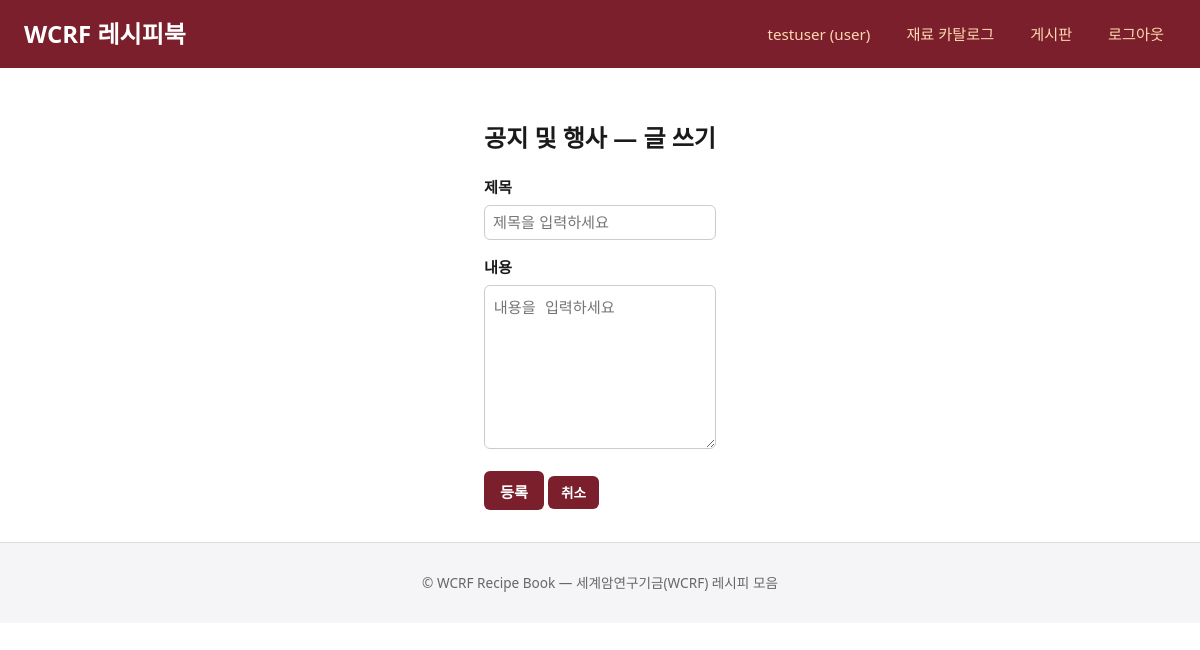
Screenshot of /boards/notice/new (signed in) with the database file from the repository.
### tables this page shows
CREATE TABLE users (
            id INTEGER PRIMARY KEY AUTOINCREMENT,
            username TEXT UNIQUE NOT NULL,
            password_hash TEXT NOT NULL,
            role TEXT NOT NULL DEFAULT 'user',
            email TEXT,
            created_at TEXT NOT NULL,
            updated_at TEXT NOT NULL
        );

CREATE TABLE boards (
            id INTEGER PRIMARY KEY AUTOINCREMENT,
            name TEXT NOT NULL,
            slug TEXT UNIQUE NOT NULL,
            description TEXT,
            created_at TEXT NOT NULL DEFAULT ''
        );

### app.py (the view, shortened to what this page needs)
@app.route("/boards/<slug>/new", methods=["GET", "POST"])
@login_required
def board_new(slug):
    db = get_db()
    board = db.execute("SELECT * FROM boards WHERE slug = ?", (slug,)).fetchone()
    if not board:
        db.close()
        abort(404)
    db.close()
    return render_template("post_form.html", board=board)

### app.py (called while the page is built)
def get_db():
    db = sqlite3.connect(DB_PATH)
    db.row_factory = sqlite3.Row
    return db

def current_user():
    uid = session.get("user_id")
    if not uid:
        return None
    if getattr(g, "_user_cache", None) is not None and g._user_cache.get("id") == uid:
        return g._user_cache
    db = get_db()
    row = db.execute("SELECT id, username, role, email FROM users WHERE id = ?", (uid,)).fetchone()
    db.close()
    if row is None:
        session.clear()
        return None
    user = dict(row)
    g._user_cache = user
    return user

@app.before_request
def load_user():
    g._user_cache = None
    g.user = current_user()

def login_required(view):
    @wraps(view)
    def wrapped(*args, **kwargs):
        if not g.user:
            return redirect(url_for("login", next=request.path))
        return view(*args, **kwargs)
    return wrapped

@app.context_processor
def inject_user():
    return dict(current_user=g.user, category_label=lambda k: k.replace("-", " ").title())

### templates/post_form.html (shortened to what this page needs)
{% extends "base.html" %}
{% block content %}
<div class="container board-page">
  <h2>{{ board.name }} &mdash; 글 쓰기</h2>
  <form method="post">
    <div class="form-group">
      <label>제목</label>
      <input type="text" name="title" required placeholder="제목을 입력하세요">
    </div>
    <div class="form-group">
      <label>내용</label>
      <textarea name="content" rows="8" required placeholder="내용을 입력하세요"></textarea>
    </div>
    <button type="submit" class="btn btn-primary">등록</button>
    <a href="{{ url_for('board_view', slug=board.slug) }}" class="btn btn-small">취소</a>
  </form>
</div>
{% endblock %}

### templates/base.html (shortened to what this page needs)
<!DOCTYPE html>
<html lang="ko">
<head>
<link rel="stylesheet" href="{{ url_for('static', filename='style.css') }}">
</head>
<body>
<header class="site-header">
  <div class="container header-inner">
    <a href="{{ url_for('index') }}" class="logo">WCRF 레시피북</a>
    <nav class="top-nav">
      {% if current_user %}
        <a href="{{ url_for('user_profile') }}">{{ current_user.username }} ({{ current_user.role }})</a>
        <a href="{{ url_for('catalogue') }}">재료 카탈로그</a>
        <a href="{{ url_for('board_list') }}">게시판</a>
        <a href="{{ url_for('logout') }}">로그아웃</a>
      {% else %}
        <a href="{{ url_for('login') }}">로그인</a>
        <a href="{{ url_for('register') }}">회원가입</a>
      {% endif %}
    </nav>
  </div>
</header>
<main class="container page-body">{% block content %}{% endblock %}</main>
<footer class="site-footer">
  <div class="container">
    <p>&copy; WCRF Recipe Book &mdash; 세계암연구기금(WCRF) 레시피 모음</p>
  </div>
</footer>
</body>
</html>

### static/style.css (style rules this page uses)
* { box-sizing: border-box; }
body { font-family: system-ui, -apple-system, Segoe UI, Roboto, 'Malgun Gothic', sans-serif; margin: 0; color: #1a1a1a; line-height: 1.5; }
.site-header { background: #7a1f2b; color: #fff; padding: 1rem 0; }
.site-header .container { max-width: 1200px; margin: 0 auto; padding: 0 1.5rem; }
.header-inner { display: flex; justify-content: space-between; align-items: center; flex-wrap: wrap; gap: 0.75rem; }
.logo { color: #fff; font-size: 1.5rem; font-weight: 800; text-decoration: none; }
.top-nav { display: flex; gap: 0.75rem; align-items: center; flex-wrap: wrap; }
.top-nav a { color: #ffd8b1; text-decoration: none; font-size: 0.95rem; padding: 0.35rem 0.75rem; border-radius: 6px; }
.container { max-width: 1200px; margin: 0 auto; padding: 0 1.5rem; }
.page-body { padding: 2rem 0; }
.form-group { margin-bottom: 1rem; }
.form-group label { display: block; font-weight: 600; margin-bottom: 0.4rem; font-size: 0.95rem; }
.form-group input, .form-group select, .form-group textarea { width: 100%; padding: 0.55rem; border: 1px solid #ccc; border-radius: 6px; font-size: 0.95rem; }
.btn { display: inline-block; background: #7a1f2b; color: #fff; padding: 0.55rem 1rem; border-radius: 6px; text-decoration: none; font-weight: 600; border: none; cursor: pointer; font-size: 0.95rem; }
.btn-small { padding: 0.4rem 0.8rem; font-size: 0.85rem; }
input[type="text"] { width: 100%; padding: 0.5rem; border: 1px solid #ccc; border-radius: 6px; font-size: 0.95rem; }
.page-body { display: flex; gap: 2rem; align-items: flex-start; }
.board-page { max-width: 800px; }
.site-footer { background: #f5f5f7; color: #666; text-align: center; padding: 1rem; border-top: 1px solid #ddd; font-size: 0.85rem; }

### rows the page displays
users: username "testuser", role "user"
boards: name "공지 및 행사"
